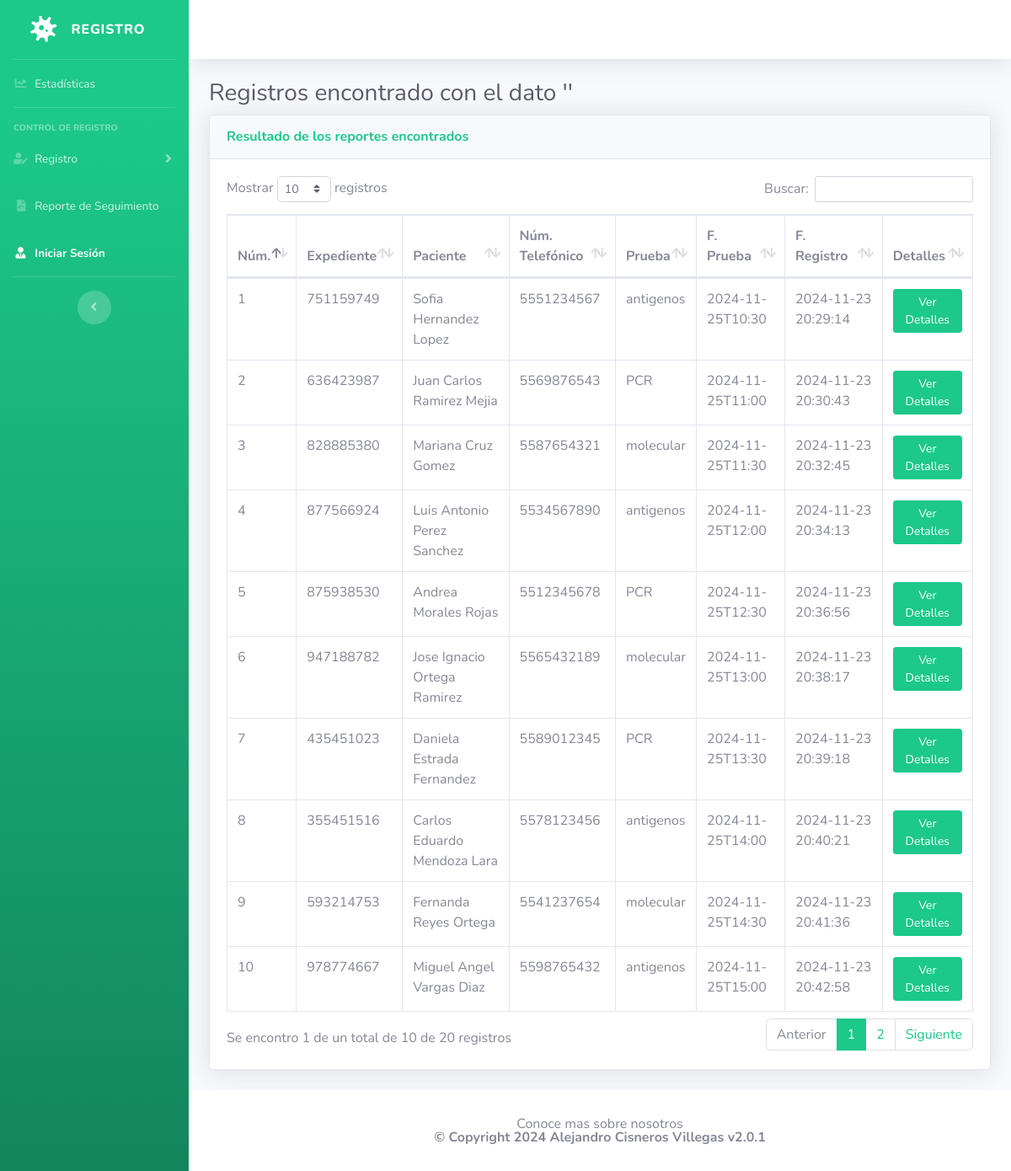
Page /patient-report.php on the committed database.
### tables this page shows
CREATE TABLE `project_08_testrecord` (
  `id` int(11) NOT NULL,
  `OrderNumber` bigint(14) DEFAULT NULL,
  `PatientMobileNumber` bigint(14) DEFAULT NULL,
  `TestType` varchar(100) DEFAULT NULL,
  `TestTimeSlot` varchar(120) DEFAULT NULL,
  `ReportStatus` varchar(100) DEFAULT NULL,
  `FinalReport` varchar(150) DEFAULT NULL,
  `ReportUploadTime` varchar(200) DEFAULT NULL,
  `RegistrationDate` timestamp NULL DEFAULT current_timestamp(),
  `AssignedtoEmpId` varchar(150) DEFAULT NULL,
  `AssigntoName` varchar(180) DEFAULT NULL,
  `AssignedTime` varchar(100) DEFAULT NULL
);

CREATE TABLE `project_08_patients` (
  `id` int(11) NOT NULL,
  `FullName` varchar(120) DEFAULT NULL,
  `MobileNumber` bigint(12) DEFAULT NULL,
  `DateOfBirth` date DEFAULT NULL,
  `GovtIssuedId` varchar(150) DEFAULT NULL,
  `GovtIssuedIdNo` varchar(150) DEFAULT NULL,
  `FullAddress` varchar(255) DEFAULT NULL,
  `State` varchar(200) DEFAULT NULL,
  `RegistrationDate` timestamp NOT NULL DEFAULT current_timestamp()
);

### patient-report.php (the view, shortened to what this page needs)
<?php session_start();
include_once('includes/config.php');
?>
<!DOCTYPE html>
<html lang="es">
    <head>
        <link href="vendor/fontawesome-free/css/all.min.css" rel="stylesheet" type="text/css">
        <link href="css/sb-admin-2.min.css" rel="stylesheet">
        <link href="vendor/datatables/dataTables.bootstrap4.min.css" rel="stylesheet">
    </head>
    <body id="page-top">
        <div id="wrapper">
            <?php include_once('includes/sidebar.php');?>
            <div id="content-wrapper" class="d-flex flex-column">
                <div id="content">
                    <?php include_once('includes/topbar.php');?>
                    <div class="container-fluid">
                        <?php
                        $searchdata=$_POST['searchdata'];
                        ?>
                        <h1 class="h3 mb-2 text-gray-800">Registros encontrado con el dato '<?php echo $searchdata;?>' </h1>
                        <div class="card shadow mb-4">
                            <div class="card-header py-3">
                                <h6 class="m-0 font-weight-bold text-success">Resultado de los reportes encontrados</h6>
                            </div>
                            <div class="card-body">
                                <div class="table-responsive">
                                    <form name="assignto" method="post">
                                        <table class="table table-bordered" id="dataTable" width="100%" cellspacing="0">
                                            <thead>
                                                <tr>
                                                    <th>Núm.</th>
                                                    <th>Expediente</th>
                                                    <th>Paciente</th>
                                                    <th>Núm. Telefónico</th>
                                                    <th>Prueba</th>
                                                    <th>F. Prueba</th>
                                                    <th>F. Registro</th>
                                                    <th>Detalles</th>
                                                </tr>
                                            </thead>
                                            <tbody>
                                                <?php $query=mysqli_query($con,"select project_08_testrecord.OrderNumber,project_08_patients.FullName,project_08_patients.MobileNumber,project_08_testrecord.TestType,project_08_testrecord.TestTimeSlot,project_08_testrecord.RegistrationDate,project_08_testrecord.id as testid from project_08_testrecord
                                                join project_08_patients on project_08_patients.MobileNumber=project_08_testrecord.PatientMobileNumber
                                                where (project_08_patients.FullName like '%$searchdata%' || project_08_patients.MobileNumber like '%$searchdata%' || project_08_testrecord.OrderNumber like '%$searchdata%')
                                                    ");
                                                $cnt=1;
                                                while($row=mysqli_fetch_array($query)){
                                                ?>
                                                <tr>
                                                    <td><?php echo $cnt;?></td>
                                                    <td><?php echo $row['OrderNumber'];?></td>
                                                    <td><?php echo $row['FullName'];?></td>
                                                    <td><?php echo $row['MobileNumber'];?></td>
                                                    <td><?php echo $row['TestType'];?></td>
                                                    <td><?php echo $row['TestTimeSlot'];?></td>
                                                    <td><?php echo $row['RegistrationDate'];?></td>
                                                    <td>
                                                        <a href="patient-report-details.php?tid=<?php echo $row['testid'];?>&&oid=<?php echo $row['OrderNumber'];?>" class="btn btn-success btn-sm" target="blank">Ver Detalles</a>
                                                    </td>
                                                </tr>
                                                <?php $cnt++;} ?>
                                            </tbody>
                                        </table>
                                    </form>
                                </div>
                            </div>
                        </div>
                    </div>
                </div>
                <?php include_once('includes/footer.php');?>
            </div>
        </div>
    </body>
</html>

### rows in the picture
project_08_testrecord: OrderNumber "751159749", project_08_patients.FullName "Sofia Hernandez Lopez", project_08_patients.MobileNumber "5551234567", TestType "antigenos", TestTimeSlot "2024-11-25T10:30", RegistrationDate "2024-11-23 20:29:14"
project_08_testrecord: OrderNumber "636423987", project_08_patients.FullName "Juan Carlos Ramirez Mejia", project_08_patients.MobileNumber "5569876543", TestType "PCR", TestTimeSlot "2024-11-25T11:00", RegistrationDate "2024-11-23 20:30:43"
project_08_testrecord: OrderNumber "828885380", project_08_patients.FullName "Mariana Cruz Gomez", project_08_patients.MobileNumber "5587654321", TestType "molecular", TestTimeSlot "2024-11-25T11:30", RegistrationDate "2024-11-23 20:32:45"
project_08_testrecord: OrderNumber "877566924", project_08_patients.FullName "Luis Antonio Perez Sanchez", project_08_patients.MobileNumber "5534567890", TestType "antigenos", TestTimeSlot "2024-11-25T12:00", RegistrationDate "2024-11-23 20:34:13"
project_08_testrecord: OrderNumber "875938530", project_08_patients.FullName "Andrea Morales Rojas", project_08_patients.MobileNumber "5512345678", TestType "PCR", TestTimeSlot "2024-11-25T12:30", RegistrationDate "2024-11-23 20:36:56"
project_08_testrecord: OrderNumber "947188782", project_08_patients.FullName "Jose Ignacio Ortega Ramirez", project_08_patients.MobileNumber "5565432189", TestType "molecular", TestTimeSlot "2024-11-25T13:00", RegistrationDate "2024-11-23 20:38:17"
project_08_testrecord: OrderNumber "435451023", project_08_patients.FullName "Daniela Estrada Fernandez", project_08_patients.MobileNumber "5589012345", TestType "PCR", TestTimeSlot "2024-11-25T13:30", RegistrationDate "2024-11-23 20:39:18"
project_08_testrecord: OrderNumber "355451516", project_08_patients.FullName "Carlos Eduardo Mendoza Lara", project_08_patients.MobileNumber "5578123456", TestType "antigenos", TestTimeSlot "2024-11-25T14:00", RegistrationDate "2024-11-23 20:40:21"
project_08_testrecord: OrderNumber "593214753", project_08_patients.FullName "Fernanda Reyes Ortega", project_08_patients.MobileNumber "5541237654", TestType "molecular", TestTimeSlot "2024-11-25T14:30", RegistrationDate "2024-11-23 20:41:36"
project_08_testrecord: OrderNumber "978774667", project_08_patients.FullName "Miguel Angel Vargas Diaz", project_08_patients.MobileNumber "5598765432", TestType "antigenos", TestTimeSlot "2024-11-25T15:00", RegistrationDate "2024-11-23 20:42:58"
